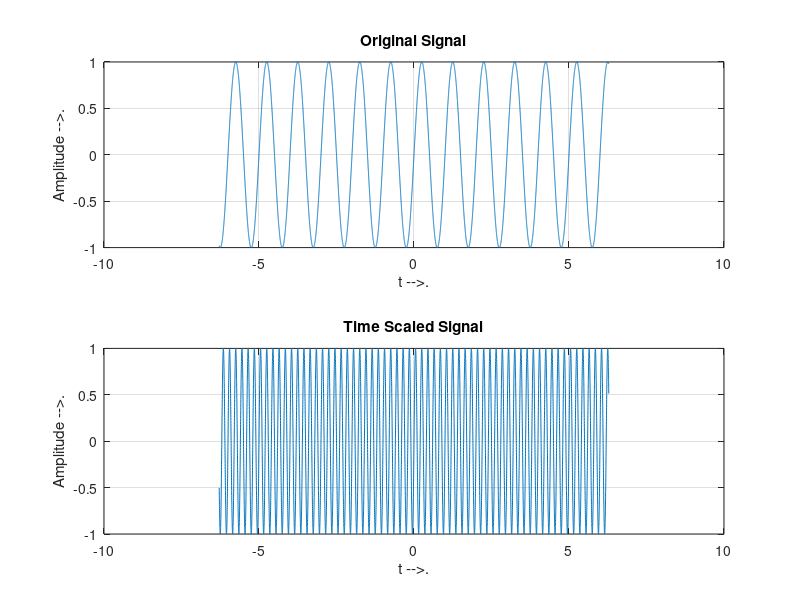

Source code (MATLAB):
%Time Scaling: Compression and expansion
t=-2*pi:0.001:2*pi;
a=input('Enter the value of a:')
subplot(2,1,1);
y=sin(2*pi*t);
plot(t,y);
grid on;
ylabel('Amplitude -->.');
xlabel('t -->.');
title('Original Signal');
subplot(2,1,2);
y=sin(2*pi*a*t);
plot(t,y);
grid on;
ylabel('Amplitude -->.');
xlabel('t -->.');
title('Time Scaled Signal');
